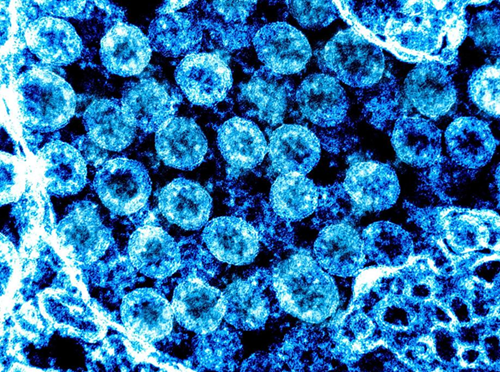
#> input picture COVID.png, 500 x 372 px, found by its file name
$ jupyter execute Covid.ipynb
#> lines starting #> are read from the running program, lines starting #| are printed output that depends on the picture; after the words box and inside, x2 and y2 are one past the last pixel; in counts of white or black regions, pixels touching at a corner belong together
[cell 1]
import cv2 as cv
import numpy as np
from google.colab.patches import cv2_imshow
from matplotlib import pyplot as plt


image = cv.imread('/content/sample_data/COVID.png')
#> image is the input picture: shape (372, 500, 3); mean B, G, R 172.4, 119.3, 48.4
kernel = np.ones((3,3), np.uint8)

print("Imagem Original")
cv2_imshow(image)


gray = cv.cvtColor(image, cv.COLOR_BGR2GRAY)
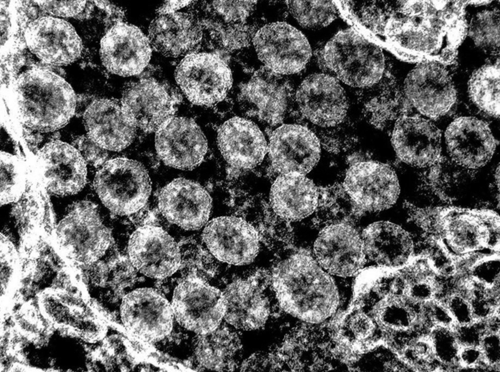
#> gray: shape (372, 500); min 0, max 255, mean 104.2


#imagem equalizada
print("Imagem equalizada")
img_equalizada = cv.equalizeHist(gray)
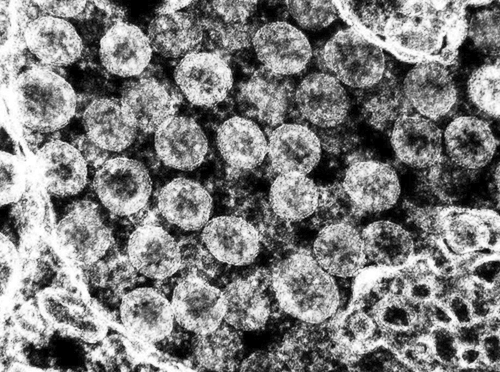
#> img_equalizada: shape (372, 500); min 0, max 255, mean 126.6
cv2_imshow(img_equalizada)

#imagem ostu
print("Imagem Otsu")

ret, img_otsu = cv.threshold(img_equalizada, 0, 255, cv.THRESH_BINARY + cv.THRESH_OTSU)
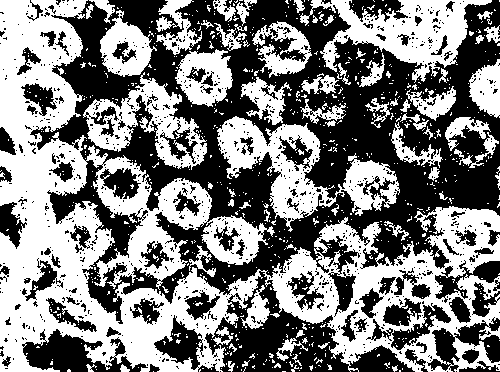
#> img_otsu: shape (372, 500); 50.1% white; 996 black regions (904 under 20 px), largest, box (x1, y1, x2, y2) and area: (30, 0, 500, 372) 68457, (22, 329, 148, 372) 2613, (427, 317, 500, 372) 1666
#> ret = 126
print(f'Limiar (threshold) calculado por Otsu: {ret}')
#| Limiar (threshold) calculado por Otsu: 126.0
cv2_imshow(img_otsu)

#pré-filtro para passa alta (gauss)
print("Otsu -> Gauss")
suave = cv.GaussianBlur(img_otsu, (5,5), 1)
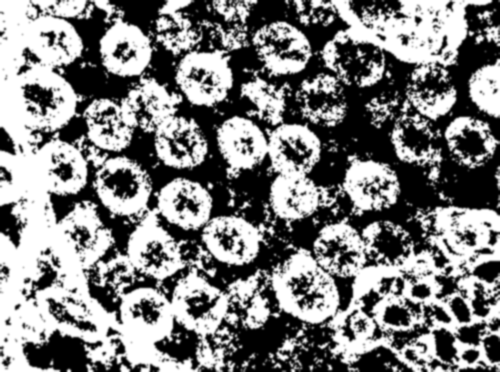
#> suave: shape (372, 500); min 0, max 255, mean 127.6
cv2_imshow(suave)

#laplaciano
print("Gauss -> Lap")
lap = cv.Laplacian(suave,cv.CV_64F)
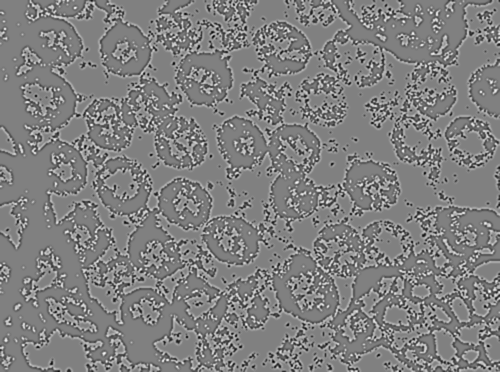
#> lap: shape (372, 500) float64; min -166, max 164, mean 0; drawn with min black and max white
lap = np.uint8(np.absolute(lap))
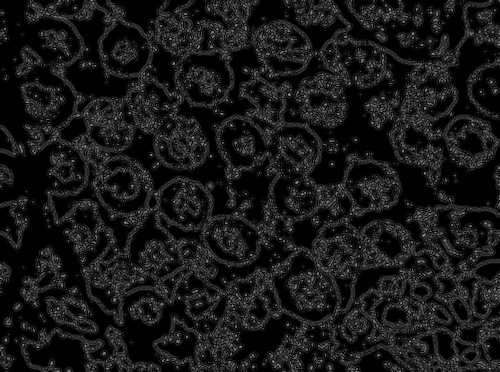
#> lap: shape (372, 500); min 0, max 166, mean 23.9
cv2_imshow(lap)


#laplaciano


print("lap1 -> Erosao")
erosao = cv.erode(lap, kernel, iterations=1)
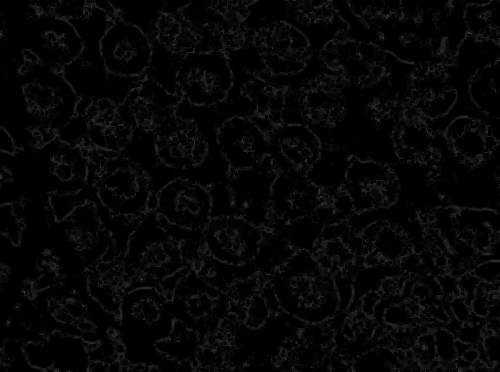
#> erosao: shape (372, 500); min 0, max 66, mean 5.8
cv2_imshow(erosao)

print("Erosao -> Gauss")
suave2 = cv.GaussianBlur(erosao, (1,1), 0)
cv2_imshow(suave2)

print("Gauss -> Otsu")
ret, otsu3 = cv.threshold(suave2, 0, 255, cv.THRESH_BINARY + cv.THRESH_OTSU)
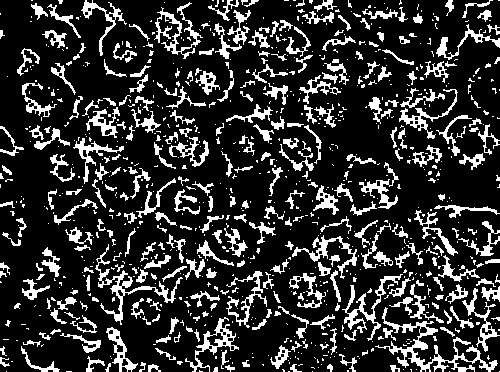
#> otsu3: shape (372, 500); 19.4% white; 928 white regions (625 under 20 px), largest, box (x1, y1, x2, y2) and area: (375, 307, 498, 372) 1462, (95, 244, 183, 325) 892, (342, 274, 403, 341) 724
#> ret = 11
print(f'Limiar (threshold) calculado por Otsu: {ret}')
#| Limiar (threshold) calculado por Otsu: 11.0
cv2_imshow(otsu3)


#sobel componentes
print("Erosao -> Sobel")
sobelx = cv.Sobel(erosao, cv.CV_64F, 1, 0)
sobely = cv.Sobel(erosao, cv.CV_64F, 0, 1)
cv2_imshow(sobelx)
cv2_imshow(sobely)

#sobel componentes a partir do Laplaciano
print("Gauss2 -> Sobel")
sobelx1 = cv.Sobel(suave2, cv.CV_64F, 1, 0)
sobely1 = cv.Sobel(suave2, cv.CV_64F, 0, 1)
cv2_imshow(sobelx1)
cv2_imshow(sobely1)

#combinação de SobelX + SobelY com porta lógica
print("SobelX + SobelY -> Combinação")
combinado_sobel1 = cv.bitwise_and(sobelx, sobely)
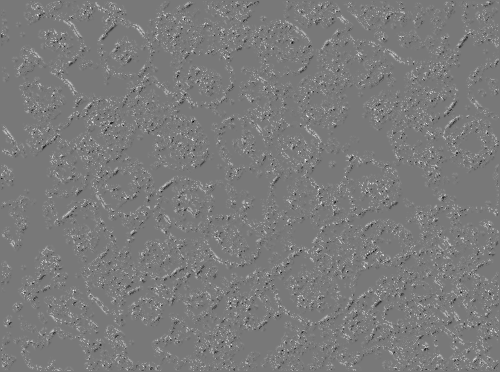
#> combinado_sobel1: shape (372, 500) float64; min -115, max 128, mean 2.9; drawn with min black and max white
combinado_sobel2 = cv.bitwise_or(sobelx, sobely)
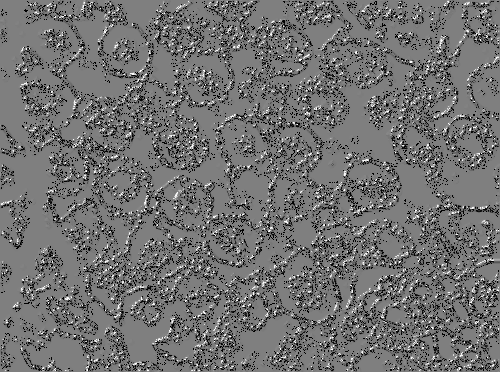
#> combinado_sobel2: shape (372, 500) float64; 4.42% of the values are NaN or infinite; the others: min -510, max 508, mean -36.66; drawn with min black, max white, NaN and infinite black
cv2_imshow(combinado_sobel1)
cv2_imshow(combinado_sobel2)
